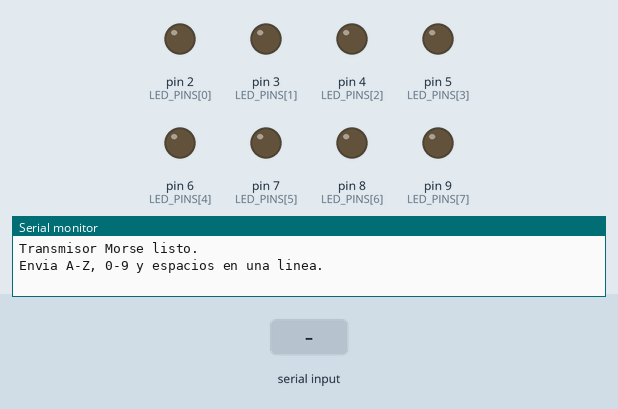
Simulated run of this sketch. Board: Arduino Uno, built with avr-gcc and run on an emulated ATmega328P. Shown: output pins drawn as LEDs (lit = HIGH), the last lines printed to the serial monitor. The test bench sets the inputs (shaded band).

Above: at 1.2 s.
1.3 s: "90 45\n" received over Serial
At 1.7 s:
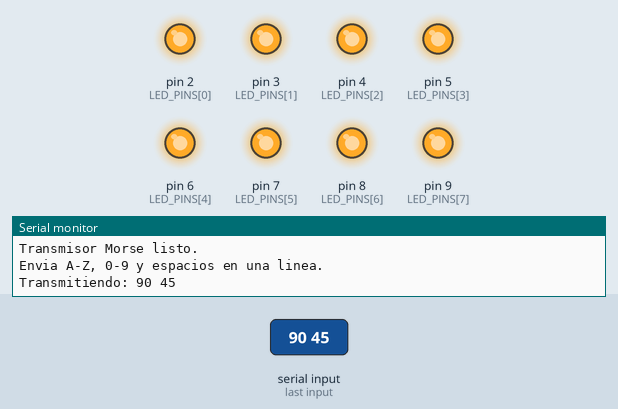
Timing chart, 0 to 10.3 s (numbered marks = the images above; inputs shaded):
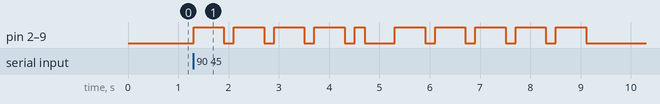

The sketch:

arduino_morse_leds.ino
```cpp
/*
  Transmisor optico Morse para Arduino Uno/Nano.

  Conecta cada LED a su pin (D2 a D9) mediante SU PROPIA resistencia de
  220-330 ohmios, y el catodo de cada LED a GND. Los ocho LED transmiten
  el mismo patron en sincronía.

  Abre el Monitor Serie a 9600 baudios y selecciona "Nueva linea" o
  "Ambos NL y CR". Escribe A-Z, digitos 0-9 y espacios, y envia una linea.
  Espera a que termine antes de enviar el siguiente mensaje.
*/

#include <Arduino.h>

const uint8_t LED_PINS[] = {2, 3, 4, 5, 6, 7, 8, 9};
const size_t LED_COUNT = sizeof(LED_PINS) / sizeof(LED_PINS[0]);
const unsigned int MORSE_UNIT_MS = 200;
const size_t INPUT_BUFFER_SIZE = 96;

const char *const LETTER_MORSE[] = {
    ".-",    "-...",  "-.-.",  "-..",   ".",     "..-.",  "--.",
    "....",  "..",    ".---",  "-.-",   ".-..",  "--",    "-.",
    "---",   ".--.", "--.-",  ".-.",   "...",   "-",     "..-",
    "...-",  ".--",   "-..-",  "-.--",  "--.."};

const char *const DIGIT_MORSE[] = {
    "-----", ".----", "..---", "...--", "....-",
    ".....", "-....", "--...", "---..", "----."};

char inputBuffer[INPUT_BUFFER_SIZE];
size_t inputLength = 0;
bool inputOverflow = false;

void setAllLeds(bool enabled) {
  const uint8_t state = enabled ? HIGH : LOW;
  for (size_t index = 0; index < LED_COUNT; ++index) {
    digitalWrite(LED_PINS[index], state);
  }
}

const char *morseFor(char character) {
  if (character >= 'a' && character <= 'z') {
    character = static_cast<char>(character - 'a' + 'A');
  }
  if (character >= 'A' && character <= 'Z') {
    return LETTER_MORSE[character - 'A'];
  }
  if (character >= '0' && character <= '9') {
    return DIGIT_MORSE[character - '0'];
  }
  return nullptr;
}

void sendLetter(const char *pattern) {
  for (size_t index = 0; pattern[index] != '\0'; ++index) {
    const unsigned long duration = pattern[index] == '-'
                                       ? 3UL * MORSE_UNIT_MS
                                       : MORSE_UNIT_MS;
    setAllLeds(true);
    delay(duration);
    setAllLeds(false);

    if (pattern[index + 1] != '\0') {
      delay(MORSE_UNIT_MS);
    }
  }
}

void transmitMessage(const char *message) {
  bool hasPreviousLetter = false;
  bool wordGapPending = false;

  for (size_t index = 0; message[index] != '\0'; ++index) {
    const char character = message[index];
    if (character == ' ' || character == '\t') {
      if (hasPreviousLetter) {
        wordGapPending = true;
      }
      continue;
    }

    const char *pattern = morseFor(character);
    if (pattern == nullptr) {
      Serial.print(F("Caracter no soportado; se omite: "));
      Serial.print(character);
      Serial.println();
      continue;
    }

    if (hasPreviousLetter) {
      setAllLeds(false);
      delay((wordGapPending ? 7UL : 3UL) * MORSE_UNIT_MS);
    }

    sendLetter(pattern);
    hasPreviousLetter = true;
    wordGapPending = false;
  }

  setAllLeds(false);
  if (hasPreviousLetter) {
    Serial.println(F("Transmision terminada."));
  } else {
    Serial.println(F("No hay caracteres Morse validos."));
  }
}

void handleCompletedLine() {
  if (inputOverflow) {
    Serial.println(F("Error: mensaje demasiado largo (maximo 95 caracteres)."));
  } else if (inputLength == 0) {
    Serial.println(F("Mensaje vacio; no se transmite."));
  } else {
    inputBuffer[inputLength] = '\0';
    Serial.print(F("Transmitiendo: "));
    Serial.println(inputBuffer);
    transmitMessage(inputBuffer);
  }

  inputLength = 0;
  inputOverflow = false;
}

void setup() {
  for (size_t index = 0; index < LED_COUNT; ++index) {
    pinMode(LED_PINS[index], OUTPUT);
  }
  setAllLeds(false);

  Serial.begin(9600);
  Serial.println(F("Transmisor Morse listo."));
  Serial.println(F("Envia A-Z, 0-9 y espacios en una linea."));
}

void loop() {
  while (Serial.available() > 0) {
    const char received = static_cast<char>(Serial.read());

    if (received == '\r') {
      continue;
    }
    if (received == '\n') {
      handleCompletedLine();
      continue;
    }
    if (inputOverflow) {
      continue;
    }

    if (inputLength < INPUT_BUFFER_SIZE - 1) {
      inputBuffer[inputLength++] = received;
    } else {
      inputOverflow = true;
    }
  }
}
```

Measured:
- after the input at 1.3 s, pin 2 (LED_PINS[0]), pin 3 (LED_PINS[1]), pin 4 (LED_PINS[2]), pin 5 (LED_PINS[3]), pin 6 (LED_PINS[4]), pin 7 (LED_PINS[5]), pin 8 (LED_PINS[6]), pin 9 (LED_PINS[7]): goes 4 × (HIGH 0.60 s, LOW 0.20 s), HIGH 0.20 s, LOW 0.60 s, 4 × (HIGH 0.60 s, LOW 0.20 s), HIGH 0.60 s, then LOW, starting at once
